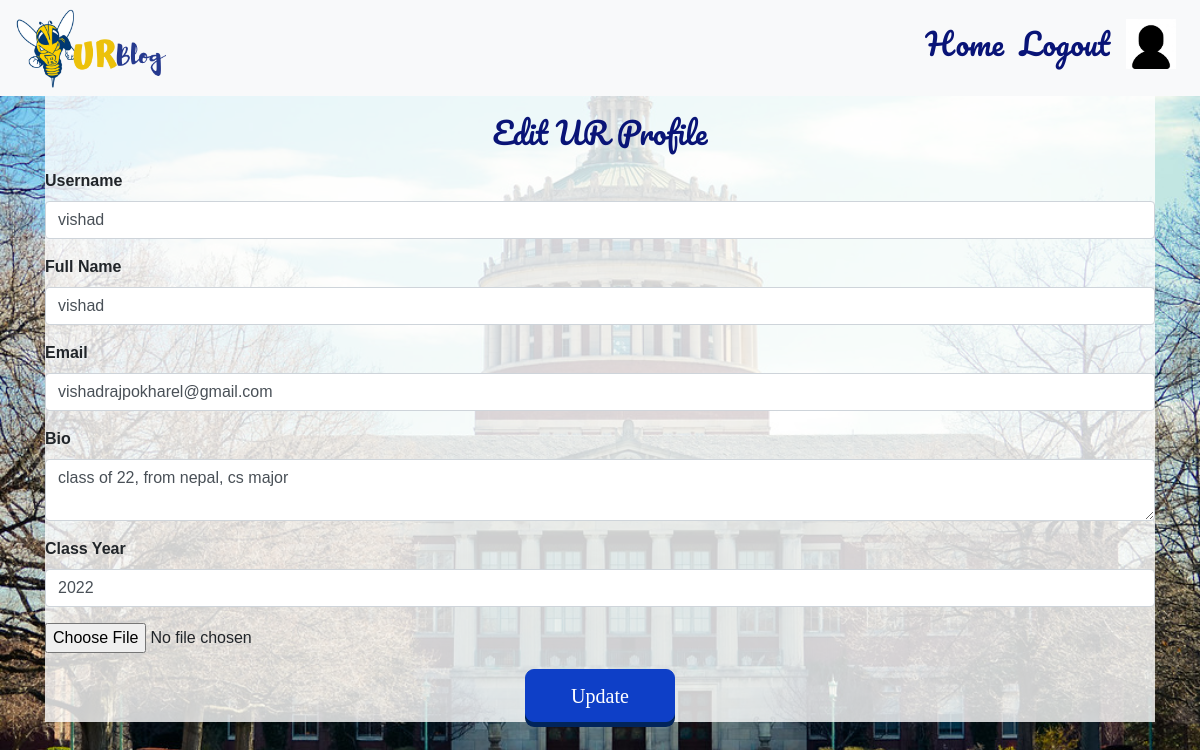
/account (signed in), run on an earlier commit of the app's database.
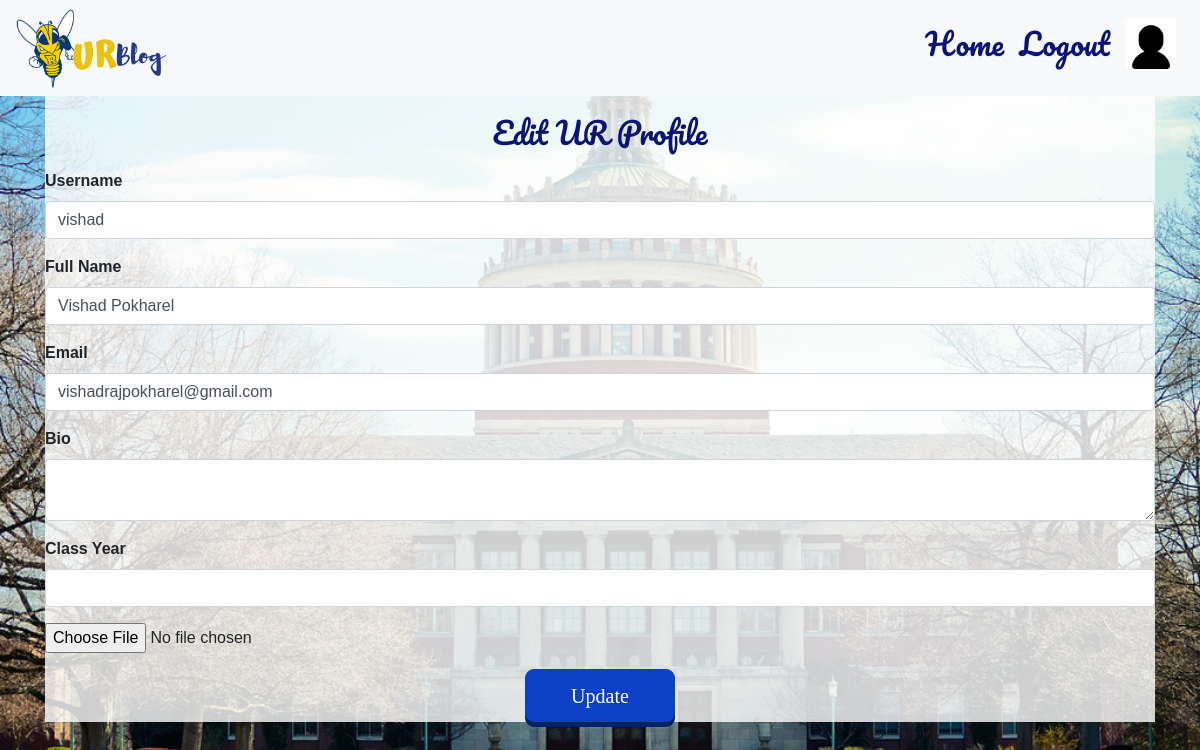
And on a later commit of the database.
### backend.py (models this page shows)
class User(db.Model, UserMixin):
    __tablename__ = "Users"
    id = db.Column(db.Integer, primary_key=True, autoincrement=True)
    email = db.Column(db.String(120), unique=True, nullable=False)
    username = db.Column(db.String(15), unique=True, nullable = False)
    full_name = db.Column(db.String(128), nullable = False)
    bio = db.Column(db.String(1024))
    class_year = db.Column(db.String(10))
    password = db.Column(db.String(60), nullable=False)
    otp_secret = db.Column(db.Integer, nullable=True)
    picture = db.Column(db.String(20), nullable=False, default='default.jpg')
    posts = db.relationship('Post', backref='author_of_post', lazy=True)
    comments = db.relationship('Comment', backref='author_of_comment', lazy=True)

### backend.py (the view)
@app.route("/account", methods=['GET', 'POST'])
@login_required
def account():
    form = UpdateAccountForm()
    if form.validate_on_submit():
        if form.picture.data:
            picture_file = save_profile_picture(form.picture.data)
            current_user.picture = picture_file
        current_user.username = form.username.data
        current_user.full_name = form.full_name.data
        current_user.email = form.email.data
        current_user.bio = form.bio.data
        current_user.class_year = form.class_year.data
        db.session.commit()
        flash('Your account has been updated!', 'success')
        return redirect(url_for('profile'))
    elif request.method == 'GET':
        form.username.data = current_user.username
        form.email.data = current_user.email
        form.full_name.data = current_user.full_name
        form.bio.data = current_user.bio
        form.class_year.data = current_user.class_year
    picture = url_for('static', filename='user_pictures/' + current_user.picture)
    logged_in = checklogin()
    return render_template('EditProfile.html', picture=picture, form=form, logged_in=logged_in)

### backend.py (shortened to what this page needs)
class UpdateAccountForm(FlaskForm):
    username = StringField('Username', validators=[InputRequired(), Length(min=2, max=20)])
    full_name = StringField("Full Name", validators=[InputRequired(), Length(min=5, max=35)])
    bio = TextAreaField("Bio", validators=[Length(max=1024)])
    class_year = StringField("Class Year", validators=[Length(max=10)])
    email = StringField('Email', validators=[InputRequired(), Email()])
    picture = FileField('Update Profile Picture', validators=[FileAllowed(['jpg', 'png'])])
    submit = SubmitField('Update')

### backend.py (called while the page is built)
@login.user_loader
def load_user(id):
    return User.query.get(int(id))

def checklogin():
    if current_user.is_authenticated:
        return True
    else:
        return False

### templates/EditProfile.html (shortened to what this page needs)
{% import "bootstrap/wtf.html" as wtf %}
{%  extends "Header.html" %}
{% block content %}
<html>
    <body class="body-create">
        <div class="container">
                <div id = "create">
                        <form action ="/account" method ="post" id="blogform" enctype="multipart/form-data">
                            <h1 class="header-login-signup" style="text-align: center"> Edit UR Profile</h1>
                            <div class="form-group">
                                {{wtf.form_field(form.username)}}
							</div>
							<div class="form-group">
                                {{wtf.form_field(form.full_name)}}
                            </div>
                            <div class="form-group">
                                {{wtf.form_field(form.email)}}
                            </div>
                            <div class="form-group">
                                {{wtf.form_field(form.bio)}}
                            </div>
                            <div class="form-group">
                                {{wtf.form_field(form.class_year)}}
                            </div>
                            <div class = "form-group">
                                {{form.picture}}
							</div>
                            <div>
                                {{wtf.form_field(form.submit, class ="btn btn-light btn-block btn-lg", id = "startBtn")}}
                            </div>
                        </form>
                </div>
        </div>
    </body>
</html>
{% endblock %}

### templates/Header.html (shortened to what this page needs)
<!DOCTYPE html>
<html lang="en">
<head>
	<link rel="stylesheet" href="/static/mero.css">
	<link rel="stylesheet" href="https://stackpath.bootstrapcdn.com/bootstrap/4.3.1/css/bootstrap.min.css">
  <nav class="navbar navbar-light bg-light navbar-expand-md fixed-top">
    <a href="http://localhost:5000/"><img class="logo" src="/static/images/logo.png"></a>
    <div class="collapse navbar-collapse " id="forDisplay">
      <ul class="navbar-nav ml-auto">
        {% if logged_in %}
          <a class="nav-link" href="http://localhost:5000/">Home</a>
          <a class="nav-link" href="http://localhost:5000/logout">Logout</a>
          <a class="nav-link" href="http://localhost:5000/profile"><img class ="logo1" id="nav_img" src="/static/user_pictures/{{current_user.picture}}"></a>
        {% else %}
          <a class="nav-link" href="http://localhost:5000/">Home</a>
          <a class="nav-link" href="http://localhost:5000/login">Login</a>
          <a class="nav-link" href="http://localhost:5000/signup">SignUp</a>
        {% endif %}
      </ul>
    </div>
  </nav>
</head>
<br>
<br>
  {% block content %} {% endblock %}
</body>
<br>
</html>

What changed in the data, as far as the page shows it:
changed User "vishad": full_name "vishad" → "Vishad Pokharel"; bio "class of 22, from nepal, cs major" → (not shown); class_year "2022" → (not shown)
